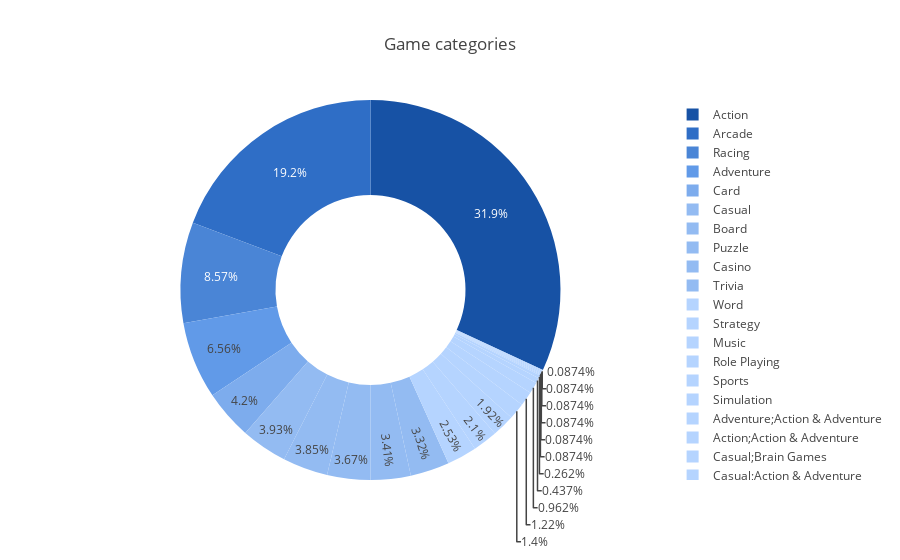

The notebook cell saved with this chart:
### Code cell
colors = ['#1752a5', '#2f6ec6', '#4a85d6', '#619ae8', '#7daced']
colors = colors + ['#93bbf2'] * 5
colors = colors + ['#b5d4ff'] * (len(temp)-10)

trace = go.Pie(
    labels=temp.index,
    values=temp.values,
    marker=go.pie.Marker(colors=colors),
    hole=0.5
)

layout = go.Layout(
    title='Game categories'
)

fig = go.Figure(data=[trace], layout=layout)
iplot(fig)

### Figure 1 — Plotly figure (JSON) as saved in the notebook; plotly's stock layout.template omitted (floating-point values rounded to 4 significant figures)
{"data": [{"hole": 0.5, "labels": ["Action", "Arcade", "Racing", "Adventure", "Card", "Casual", "Board", "Puzzle", "Casino", "Trivia", "Word", "Strategy", "Music", "Role Playing", "Sports", "Simulation", "Adventure;Action & Adventure", "Action;Action & Adventure", "Casual;Brain Games", "Casual;Action & Adventure", "Simulation;Action & Adventure", "Casual;Creativity", "Simulation;Education", "Casual;Pretend Play"], "marker": {"colors": ["#1752a5", "#2f6ec6", "#4a85d6", "#619ae8", "#7daced", "#93bbf2", "#93bbf2", "#93bbf2", "#93bbf2", "#93bbf2", "#b5d4ff", "#b5d4ff", "#b5d4ff", "#b5d4ff", "#b5d4ff", "#b5d4ff", "#b5d4ff", "#b5d4ff", "#b5d4ff", "#b5d4ff", "#b5d4ff", "#b5d4ff", "#b5d4ff", "#b5d4ff"]}, "type": "pie", "uid": "6a7d611c-d80e-4347-a2d0-9bc292497f6a", "values": [365, 220, 98, 75, 48, 45, 44, 42, 39, 38, 29, 24, 22, 16, 14, 11, 5, 3, 1, 1, 1, 1, 1, 1]}], "layout": {"title": {"text": "Game categories"}}}
